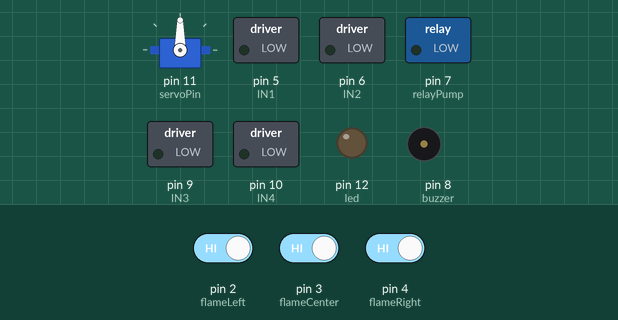
Recording of a sketch running on a simulated Arduino Uno, built with avr-gcc and run on an emulated ATmega328P. On the bench: servo, switched loads named in the sketch (green lamp = pin HIGH), output pins drawn as LEDs (lit = HIGH), buzzer (waves = sounding, pin HIGH). The inputs (shaded band) are chosen by the test bench; at power-on: pin 2 (flameLeft) HIGH, pin 3 (flameCenter) HIGH, pin 4 (flameRight) HIGH.

Above: at 1.2 s.
1.3 s: pin 2 (flameLeft) driven LOW
At 1.9 s:
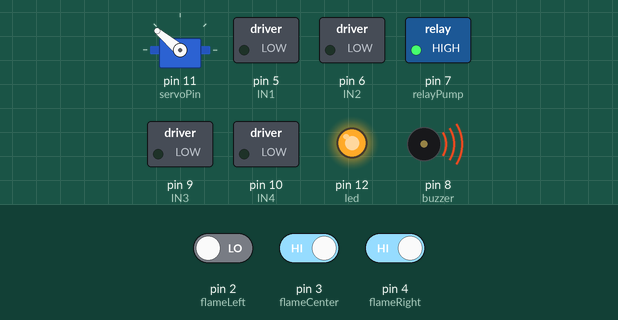
2.8 s: pin 2 (flameLeft) driven HIGH
At 3.1 s:
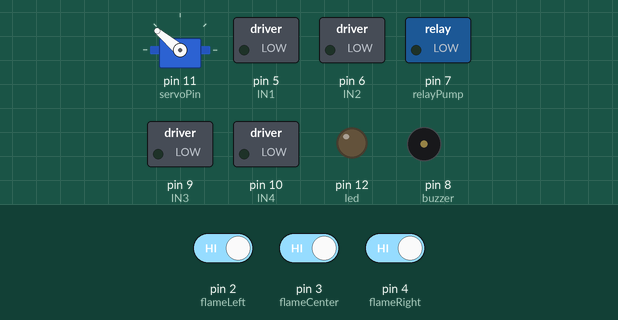
4.3 s: pin 3 (flameCenter) driven LOW
At 5.4 s:
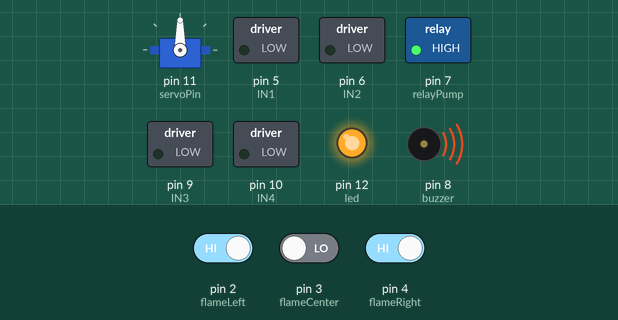
5.8 s: pin 4 (flameRight) driven LOW
At 6.6 s:
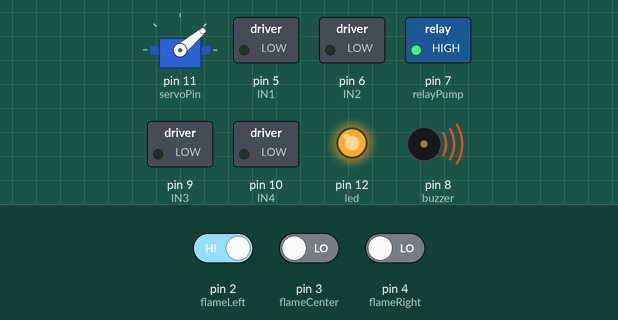
7.3 s: pin 4 (flameRight) driven HIGH
At 7.7 s:
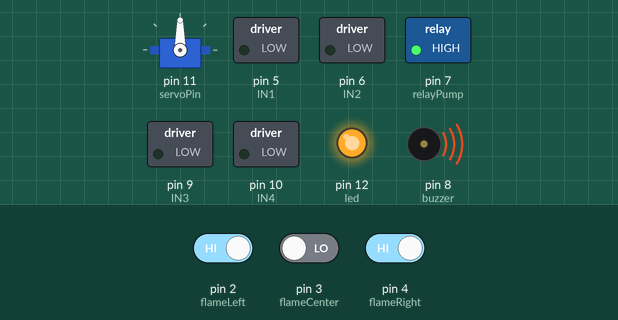
8.8 s: pin 3 (flameCenter) driven HIGH
At 10.0 s:
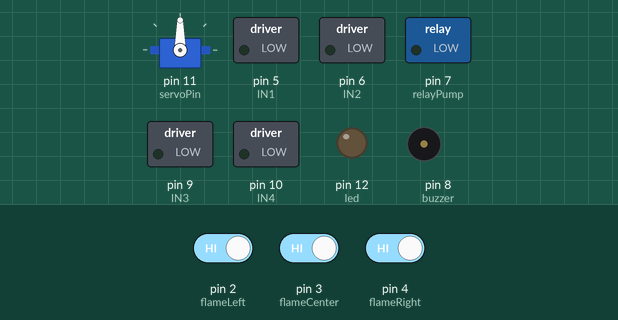
Timing chart, 0 to 11.3 s (numbered marks = the images above; inputs shaded):
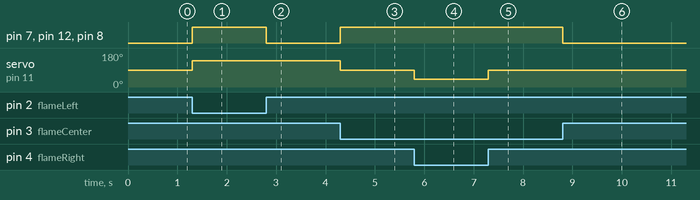

Measured:
- after the input at 1.3 s, pin 7 (relayPump), pin 12 (led), pin 8 (buzzer): LOW → HIGH at once; servo on pin 11 (servoPin): 90° → 140° at once
- after the input at 2.8 s, pin 7 (relayPump), pin 12 (led), pin 8 (buzzer): HIGH → LOW at once
- after the input at 4.3 s, pin 7 (relayPump), pin 12 (led), pin 8 (buzzer): LOW → HIGH at once; servo on pin 11 (servoPin): 140° → 90° at once
- after the input at 5.8 s, servo on pin 11 (servoPin): 90° → 40° at once
- after the input at 7.3 s, servo on pin 11 (servoPin): 40° → 90° at once
- after the input at 8.8 s, pin 7 (relayPump), pin 12 (led), pin 8 (buzzer): HIGH → LOW at once

The sketch:

Bluetooth_Controlled_RC_Car_Arduino_Nano.ino
```cpp
#include <Servo.h>

Servo nozzleServo;

// Flame Sensors
int flameLeft = 2;
int flameCenter = 3;
int flameRight = 4;

// Motor Driver
int IN1 = 5;
int IN2 = 6;
int IN3 = 9;
int IN4 = 10;

// Relay (water pump)
int relayPump = 7;

// Buzzer
int buzzer = 8;

// LED
int led = 12;

// Servo pin
int servoPin = 11;

// Bluetooth command
char command;

void setup() {

Serial.begin(9600);

pinMode(flameLeft, INPUT);
pinMode(flameCenter, INPUT);
pinMode(flameRight, INPUT);

pinMode(IN1, OUTPUT);
pinMode(IN2, OUTPUT);
pinMode(IN3, OUTPUT);
pinMode(IN4, OUTPUT);

pinMode(relayPump, OUTPUT);
pinMode(buzzer, OUTPUT);
pinMode(led, OUTPUT);

nozzleServo.attach(servoPin);
nozzleServo.write(90);

digitalWrite(relayPump, LOW);

}

// MOTOR FUNCTIONS

void forward() {

digitalWrite(IN1, HIGH);
digitalWrite(IN2, LOW);
digitalWrite(IN3, HIGH);
digitalWrite(IN4, LOW);

}

void backward() {

digitalWrite(IN1, LOW);
digitalWrite(IN2, HIGH);
digitalWrite(IN3, LOW);
digitalWrite(IN4, HIGH);

}

void left() {

digitalWrite(IN1, LOW);
digitalWrite(IN2, HIGH);
digitalWrite(IN3, HIGH);
digitalWrite(IN4, LOW);

}

void right() {

digitalWrite(IN1, HIGH);
digitalWrite(IN2, LOW);
digitalWrite(IN3, LOW);
digitalWrite(IN4, HIGH);

}

void stopCar() {

digitalWrite(IN1, LOW);
digitalWrite(IN2, LOW);
digitalWrite(IN3, LOW);
digitalWrite(IN4, LOW);

}

void loop() {

// BLUETOOTH CONTROL

if (Serial.available()) {

command = Serial.read();

if (command == 'F') forward();
if (command == 'B') backward();
if (command == 'L') left();
if (command == 'R') right();
if (command == 'S') stopCar();

}

// FIRE DETECTION

int leftFire = digitalRead(flameLeft);
int centerFire = digitalRead(flameCenter);
int rightFire = digitalRead(flameRight);

if (leftFire == LOW || centerFire == LOW || rightFire == LOW) {

digitalWrite(led, HIGH);
digitalWrite(buzzer, HIGH);

stopCar();

if (leftFire == LOW) {
nozzleServo.write(140);
}

else if (rightFire == LOW) {
nozzleServo.write(40);
}

else {
nozzleServo.write(90);
}

digitalWrite(relayPump, HIGH);

}

else {

digitalWrite(relayPump, LOW);
digitalWrite(led, LOW);
digitalWrite(buzzer, LOW);

}

}
```
